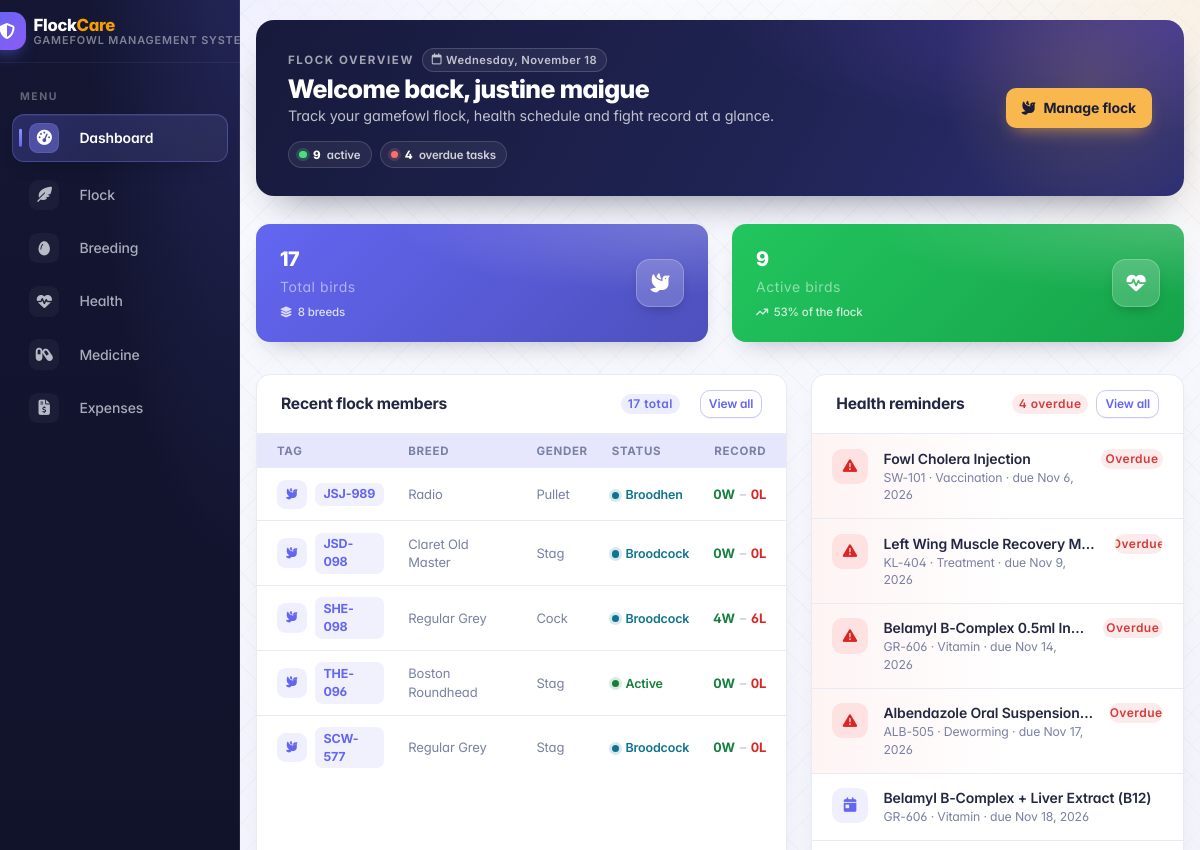
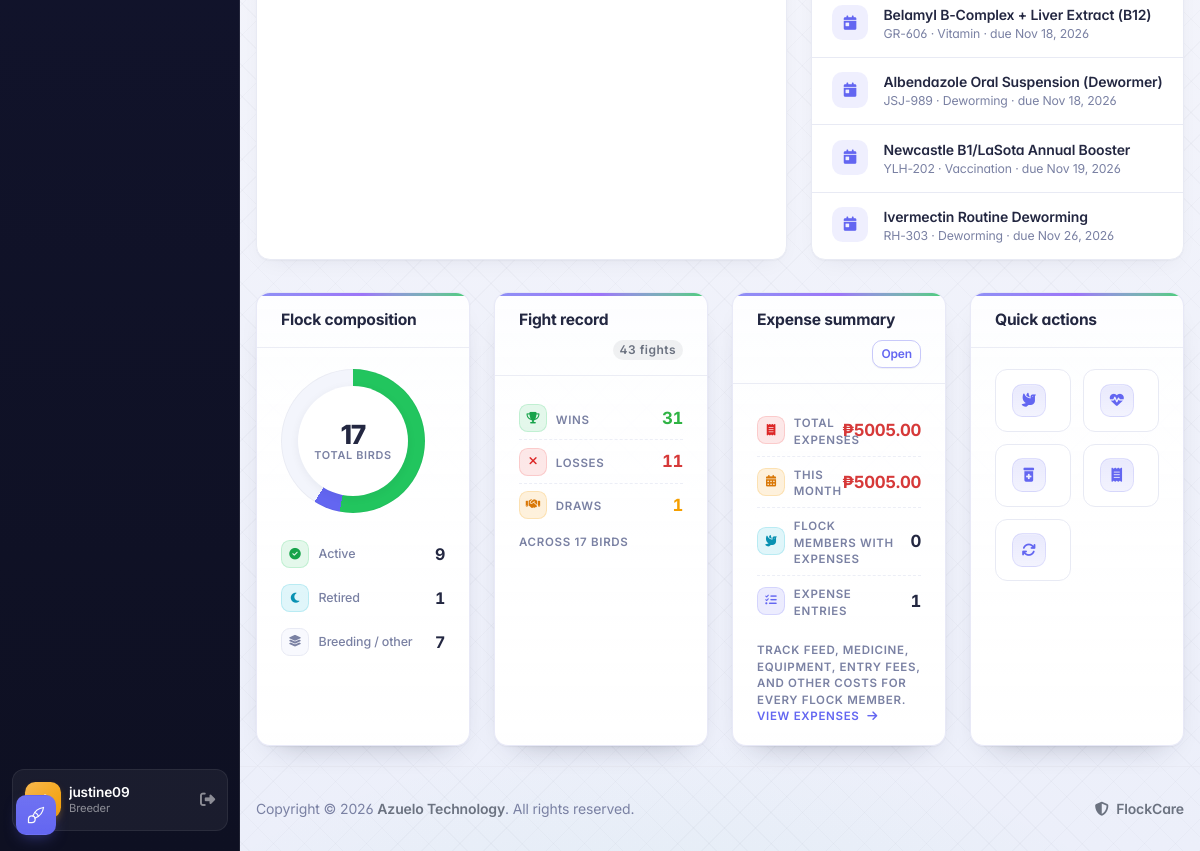
The app's page /dashboard/ (signed in), older data (2 pictures, top to bottom).
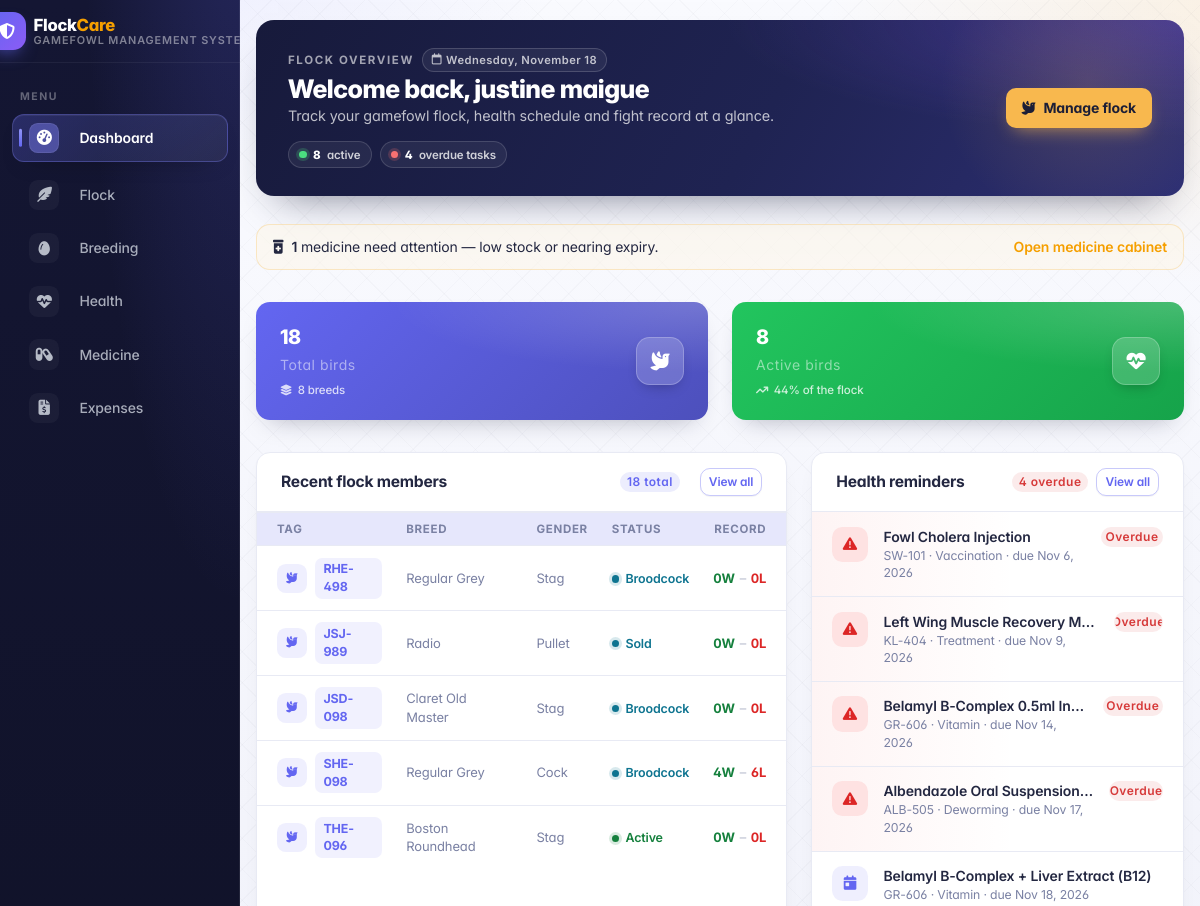
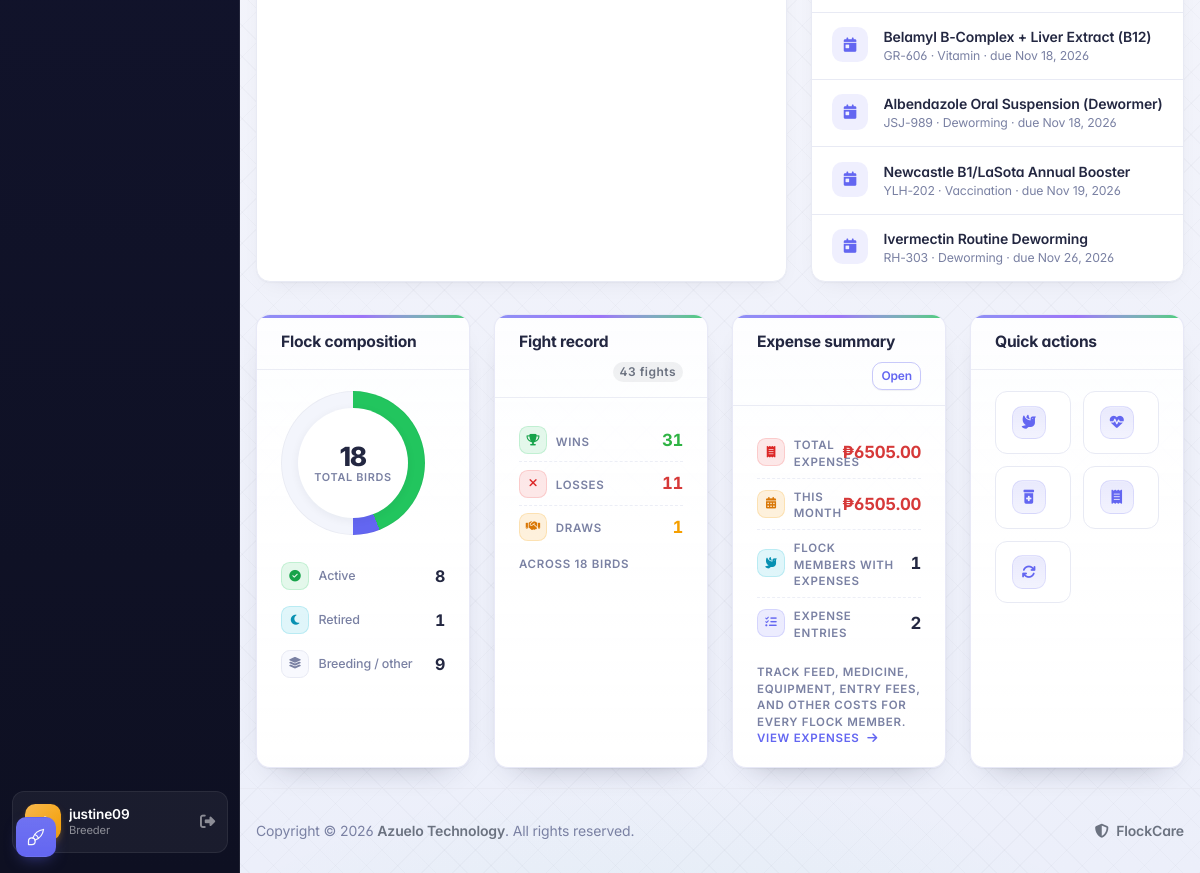
The same page, newer data (2 pictures, top to bottom).
### apps/info/models.py (models this page shows, shortened)
class FlockMember(models.Model):
    STATUS_CHOICES = [
        ('Active', 'Active'),
        ('Broodcock', 'Broodcock'),
        ('Broodhen', 'Broodhen'),
        ('Retired', 'Retired'),
        ('Sold', 'Sold'),
    ]
    GENDER_CHOICES = [
        ('Stag', 'Stag'),
        ('Cock', 'Cock'),
        ('Pullet', 'Pullet'),
        ('Hen', 'Hen'),
    ]
    COMB_CHOICES = [
        ('Pea', 'Pea Comb'),
        ('Straight', 'Straight / Single Comb'),
        ('Strawberry', 'Strawberry Comb'),
        ('Walnut', 'Walnut Comb'),
        ('Cushion', 'Cushion Comb'),
        ('Other', 'Other'),
    ]
    LEG_COLOR_CHOICES = [
        ('Yellow', 'Yellow'),
        ('Green', 'Green'),
        ('White', 'White'),
        ('Blue/Slate', 'Blue / Slate'),
        ('Lead', 'Lead / Dark'),
        ('Other', 'Other'),
    ]
    user = models.ForeignKey(User, on_delete=models.CASCADE, related_name='flock_members')
    tag_number = models.CharField(max_length=50)
    breed = models.ForeignKey(Breed, on_delete=models.SET_NULL, null=True, blank=True, related_name='birds')
    gender = models.CharField(max_length=10, choices=GENDER_CHOICES)
    birth_date = models.DateField(null=True, blank=True)
    sire = models.CharField(max_length=50, blank=True, null=True)
    dam = models.CharField(max_length=50, blank=True, null=True)
    status = models.CharField(max_length=20, choices=STATUS_CHOICES, default='Active')
    comb_type = models.CharField(max_length=20, choices=COMB_CHOICES, default='Pea', blank=True)
    leg_color = models.CharField(max_length=20, choices=LEG_COLOR_CHOICES, default='Yellow', blank=True)
    color = models.CharField(max_length=100, blank=True, help_text="Plumage / feather color")
    cage_number = models.CharField(max_length=50, blank=True, help_text="Pen, cord, or coop identifier")
    image = models.FileField(upload_to='birds/', blank=True, null=True, help_text="Photo of bird")
    weight_grams = models.PositiveIntegerField(null=True, blank=True, help_text="Weight in grams")
    wins = models.PositiveIntegerField(default=0, blank=True)
    losses = models.PositiveIntegerField(default=0, blank=True)
    draws = models.PositiveIntegerField(default=0, blank=True)
    created_at = models.DateTimeField(auto_now_add=True)
    class Meta:
        ordering = ['-created_at']
        constraints = [
            models.UniqueConstraint(fields=['user', 'tag_number'], name='unique_user_tag_number')
        ]
        indexes = [
            models.Index(fields=['user', 'status']),
            models.Index(fields=['user', 'tag_number']),
        ]

class Breed(models.Model):
    name = models.CharField(max_length=100, unique=True)
    class Meta:
        ordering = ['name']

class HealthRecord(models.Model):
    RECORD_TYPES = [
        ('Vaccination', 'Vaccination'),
        ('Deworming', 'Deworming'),
        ('Vitamin', 'Vitamin/Supplement'),
        ('Treatment', 'Injury/Illness Treatment'),
    ]
    bird = models.ForeignKey(FlockMember, on_delete=models.CASCADE, related_name='health_records')
    record_type = models.CharField(max_length=20, choices=RECORD_TYPES)
    title = models.CharField(max_length=100)
    date_administered = models.DateField()
    next_due_date = models.DateField(null=True, blank=True)
    notes = models.TextField(blank=True, null=True)
    created_at = models.DateTimeField(auto_now_add=True)
    class Meta:
        ordering = ['-date_administered', '-created_at']
        indexes = [
            models.Index(fields=['bird', 'next_due_date']),
        ]

### apps/core/views.py (the view)
# urls.py: path('dashboard/', views.home, name='dashboard'),
@login_required(login_url='login')
def home(request):
    members = scoped_flock_members(request.user)
    today = timezone.localdate()
    upcoming_cutoff = today + timedelta(days=30)
    stats = members.aggregate(
        total_birds=Count('id'),
        active_birds=Count('id', filter=Q(status='Active')),
        retired_birds=Count('id', filter=Q(status='Retired')),
        total_wins=Sum('wins'),
        total_losses=Sum('losses'),
        total_draws=Sum('draws'),
    )
    total_birds = stats['total_birds'] or 0
    active_birds = stats['active_birds'] or 0
    retired_birds = stats['retired_birds'] or 0
    total_wins = stats['total_wins'] or 0
    total_losses = stats['total_losses'] or 0
    total_draws = stats['total_draws'] or 0
    total_fights = total_wins + total_losses + total_draws
    def _pct(value):
        return round(value / total_birds * 100) if total_birds else 0
    other_birds = max(total_birds - active_birds - retired_birds, 0)
    active_pct = _pct(active_birds)
    retired_pct = _pct(retired_birds)
    upcoming_qs = HealthRecord.objects.filter(
        bird__in=members,
        next_due_date__isnull=False,
        next_due_date__gte=today,
        next_due_date__lte=upcoming_cutoff,
    )
    upcoming_records = upcoming_qs.select_related('bird').order_by('next_due_date')[:5]
    overdue_qs = HealthRecord.objects.filter(
        bird__in=members,
        next_due_date__isnull=False,
        next_due_date__lt=today,
    )
    overdue_records = overdue_qs.select_related('bird').order_by('next_due_date')[:5]
    medicine_expiry_cutoff = today + timedelta(days=30)
    medicine_alert_count = Medicine.objects.filter(user=request.user).filter(
        Q(stock_quantity__lte=F('low_stock_threshold')) |
        Q(expiration_date__lt=today) |
        Q(expiration_date__gte=today, expiration_date__lte=medicine_expiry_cutoff)
    ).count()
    month_start = today.replace(day=1)
    expense_totals = Expense.objects.filter(user=request.user).aggregate(
        total=Sum('amount'),
        month_total=Sum('amount', filter=Q(date__gte=month_start)),
        entries=Count('id'),
        flock_count=Count('bird', distinct=True),
    )
    expense_total = expense_totals['total'] or 0
    expense_month = expense_totals['month_total'] or 0
    context = {
        'expense_total': expense_total,
        'expense_month': expense_month,
        'expense_count': expense_totals['entries'] or 0,
        'expense_flock_count': expense_totals['flock_count'] or 0,
        'total_birds': total_birds,
        'active_birds': active_birds,
        'retired_birds': retired_birds,
        'active_pct': active_pct,
        'retired_pct': retired_pct,
        'other_birds': other_birds,
        'other_pct': max(100 - active_pct - retired_pct, 0),
        'breed_count': members.exclude(breed__isnull=True).values('breed').distinct().count(),
        'total_wins': total_wins,
        'total_losses': total_losses,
        'total_draws': total_draws,
        'total_fights': total_fights,
        'recent_members': members.select_related('breed').order_by('-created_at')[:5],
        'upcoming_records': upcoming_records,
        'upcoming_count': upcoming_qs.count(),
        'overdue_records': overdue_records,
        'overdue_count': overdue_qs.count(),
        'medicine_alert_count': medicine_alert_count,
        'today': today,
    }
    return render(request, 'home.html', context)

### templates/home.html (shortened to what the changed rows need)
{% extends "theme/base.html" %}
{% block content %}
  <div class="dh-hero dh-welcome-row">
    <div class="dh-hero-inner d-flex flex-wrap align-items-center justify-content-between gap-3">
      <div>
        <h2 class="dh-hero-title">Welcome back, {{ user.get_full_name|default:user.username }}</h2>
        <div class="dh-hero-stats">
          <span class="dh-hero-stat"><span class="dh-status-dot"></span><strong>{{ active_birds }}</strong> active</span>
        </div>
      </div>
    </div>
  </div>
  <div class="dh-dashboard-stack">
  {% if medicine_alert_count %}
  <div class="alert alert-warning d-flex flex-wrap align-items-center gap-2" role="alert">
    <i class="fas fa-prescription-bottle-medical" aria-hidden="true"></i>
    <span>
      <strong>{{ medicine_alert_count }}</strong> medicine{{ medicine_alert_count|pluralize }} need{{ medicine_alert_count|pluralize }}
      attention — low stock or nearing expiry.
    </span>
    <a href="{% url 'info:medicine_list' %}" class="alert-link ms-auto">Open medicine cabinet</a>
  </div>
  {% endif %}
  <div class="row row-cards g-4">
    <div class="col-sm-6">
      <div class="card stat-card stat-card-primary text-white">
        <div class="card-body">
          <div class="d-flex align-items-center justify-content-between">
            <div>
              <div class="h2 mb-1">{{ total_birds }}</div>
              <div class="tracking-wide text-white-50">Total birds</div>
              <div class="dh-stat-meta">
                <i class="fas fa-layer-group"></i>
                {{ breed_count }} breed{{ breed_count|pluralize }}
              </div>
            </div>
          </div>
        </div>
      </div>
    </div>
    <div class="col-sm-6">
      <div class="card stat-card stat-card-success text-white">
        <div class="card-body">
          <div class="d-flex align-items-center justify-content-between">
            <div>
              <div class="h2 mb-1">{{ active_birds }}</div>
              <div class="tracking-wide text-white-50">Active birds</div>
              <div class="dh-stat-meta">
                <i class="fas fa-arrow-trend-up"></i>
                {{ active_pct }}% of the flock
              </div>
            </div>
          </div>
        </div>
      </div>
    </div>
  </div>
  <div class="row row-cards g-4">
    <div class="col-lg-7">
      <div class="card h-100">
        <div class="card-header d-flex align-items-center">
          <h3 class="card-title mb-0">Recent flock members</h3>
          <span class="badge bg-primary-lt text-primary ms-auto">{{ total_birds }} total</span>
          <a href="{% url 'info:info_list' %}" class="btn btn-sm btn-outline-primary ms-2">
            View all
          </a>
        </div>
        <div class="table-responsive">
          <table class="table table-vcenter card-table dh-stack-table">
            <thead>
              <tr>
                <th>Tag</th>
                <th>Breed</th>
                <th>Gender</th>
                <th>Status</th>
                <th class="text-end">Record</th>
              </tr>
            </thead>
            <tbody>
              {% for bird in recent_members %}
              <tr>
                <td class="fw-semibold" data-label="Tag">
                  <span class="dh-table-tag">
                    <span class="dh-table-avatar"><i class="fas fa-dove"></i></span>
                    <span class="dh-tag">{{ bird.tag_number }}</span>
                  </span>
                </td>
                <td class="text-muted" data-label="Breed">{{ bird.breed.name|default:"—" }}</td>
                <td class="text-muted" data-label="Gender">{{ bird.gender }}</td>
                <td data-label="Status">
                  {% if bird.status == 'Active' %}
                  <span class="dh-status is-active"><span class="dh-status-dot"></span>{{ bird.status }}</span>
                  {% elif bird.status == 'Retired' %}
                  <span class="dh-status is-muted"><span class="dh-status-dot"></span>{{ bird.status }}</span>
                  {% else %}
                  <span class="dh-status is-info"><span class="dh-status-dot"></span>{{ bird.status }}</span>
                  {% endif %}
                </td>
                <td class="text-end" data-label="Record">
                  <span class="dh-record">
                    <span class="dh-record-wins">{{ bird.wins }}W</span>
                    <span class="dh-record-sep">–</span>
                    <span class="dh-record-losses">{{ bird.losses }}L</span>
                  </span>
                </td>
              </tr>
              {% endfor %}
            </tbody>
          </table>
        </div>
      </div>
    </div>
    <div class="col-lg-5">
      <div class="card h-100">
        <div class="list-group list-group-flush">
          {% for record in overdue_records %}
          <div class="list-group-item dh-reminder dh-reminder-overdue d-flex align-items-start gap-3">
            <span class="dh-reminder-icon is-danger" aria-hidden="true"><i class="fas fa-triangle-exclamation"></i></span>
            <div class="flex-grow-1 min-w-0">
              <div class="fw-semibold text-truncate">{{ record.title }}</div>
              <div class="text-muted small">
                {{ record.bird.tag_number }} · {{ record.record_type }} · due {{ record.next_due_date|date:"M j, Y" }}
              </div>
            </div>
            <span class="badge bg-danger-lt text-danger">Overdue</span>
          </div>
          {% endfor %}
          {% for record in upcoming_records %}
          <div class="list-group-item dh-reminder d-flex align-items-start gap-3">
            <span class="dh-reminder-icon is-primary" aria-hidden="true"><i class="fas fa-calendar-day"></i></span>
            <div class="flex-grow-1 min-w-0">
              <div class="fw-semibold text-truncate">{{ record.title }}</div>
              <div class="text-muted small">
                {{ record.bird.tag_number }} · {{ record.record_type }} · due {{ record.next_due_date|date:"M j, Y" }}
              </div>
            </div>
          </div>
          {% endfor %}
        </div>
      </div>
    </div>
  </div>
  <div class="row row-cards g-4">
    <div class="col-lg-3">
      <div class="card dh-summary-card h-100">
        <div class="card-body">
          <div class="dh-composition">
            <div class="dh-donut"
                 role="img"
                 aria-label="Flock status breakdown"
                 style="--p-active: {{ active_pct }}; --p-retired: {{ retired_pct }};">
              <div class="dh-donut-center">
                <strong class="dh-metric-value">{{ total_birds }}</strong>
                <span class="dh-metric-label">Total birds</span>
              </div>
            </div>
            <div class="dh-legend">
              <div class="dh-legend-item">
                <span class="dh-legend-icon is-success"><i class="fas fa-circle-check"></i></span>
                <span class="dh-legend-label">Active</span>
                <span class="dh-legend-value">{{ active_birds }}</span>
              </div>
              <div class="dh-legend-item">
                <span class="dh-legend-icon is-muted"><i class="fas fa-layer-group"></i></span>
                <span class="dh-legend-label">Breeding / other</span>
                <span class="dh-legend-value">{{ other_birds }}</span>
              </div>
            </div>
          </div>
        </div>
      </div>
    </div>
    <div class="col-lg-3">
      <div class="card dh-summary-card h-100">
        <div class="card-body">
          <div class="dh-metric-list">
            <div class="dh-record-row">
            </div>
            <div class="dh-record-row">
            </div>
            <div class="dh-record-row">
            </div>
          </div>
          <div class="dh-metric-label mt-2">Across {{ total_birds }} bird{{ total_birds|pluralize }}</div>
        </div>
      </div>
    </div>
    <div class="col-lg-3">
      <div class="card dh-summary-card h-100">
        <div class="card-body">
          <div class="dh-metric-list">
            <div class="dh-record-row">
              <span class="dh-record-label">
                <span class="dh-status-badge is-danger"><i class="fas fa-receipt"></i></span>
                <span class="dh-metric-label mb-0">Total expenses</span>
              </span>
              <span class="dh-metric-value-sm text-danger">₱{{ expense_total|floatformat:2 }}</span>
            </div>
            <div class="dh-record-row">
              <span class="dh-record-label">
                <span class="dh-status-badge is-warning"><i class="fas fa-calendar-days"></i></span>
                <span class="dh-metric-label mb-0">This month</span>
              </span>
              <span class="dh-metric-value-sm text-danger">₱{{ expense_month|floatformat:2 }}</span>
            </div>
            <div class="dh-record-row">
              <span class="dh-record-label">
                <span class="dh-status-badge is-info"><i class="fas fa-dove"></i></span>
                <span class="dh-metric-label mb-0">Flock members with expenses</span>
              </span>
              <span class="dh-metric-value-sm">{{ expense_flock_count }}</span>
            </div>
            <div class="dh-record-row">
              <span class="dh-record-label">
                <span class="dh-status-badge is-primary"><i class="fas fa-list-check"></i></span>
                <span class="dh-metric-label mb-0">Expense entries</span>
              </span>
              <span class="dh-metric-value-sm">{{ expense_count }}</span>
            </div>
          </div>
        </div>
      </div>
    </div>
  </div>
  </div>
{% endblock %}

Row changes from the older to the newer data that the page shows:
no longer on this page (row unchanged): FlockMember: tag_number "SCW-577", breed.name "Regular Grey", gender "Stag", status "Broodcock", wins "0", losses "0"
added FlockMember: tag_number "RHE-498", breed.name "Regular Grey", gender "Stag", status "Broodcock", wins "0", losses "0"
changed FlockMember "Pullet": status "Broodhen" → "Sold"
Text that changed along with them:
{{ active_birds }}: "9" → "8"
{{ medicine_alert_count }}: (not shown) → "1"
{{ total_birds }}: "17" → "18"
{{ active_pct }}: "53" → "44"
{{ other_birds }}: "7" → "9"
{{ expense_total|floatformat:2 }}: "5005.00" → "6505.00"
{{ expense_month|floatformat:2 }}: "5005.00" → "6505.00"
{{ expense_flock_count }}: "0" → "1"
{{ expense_count }}: "1" → "2"
text now shown: "medicine need attention — low stock or nearing expiry. Open medicine cabinet"
